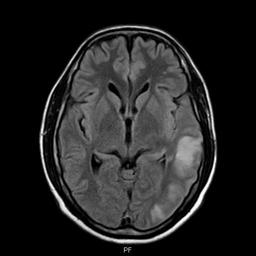
#> input picture CA1/Q5/1.jpg, 256 x 256 px; its folder holds 5 pictures in this run
$ jupyter execute --allow-errors Q5.ipynb
#> lines starting #> are read from the running program, lines starting #| are printed output that depends on the picture
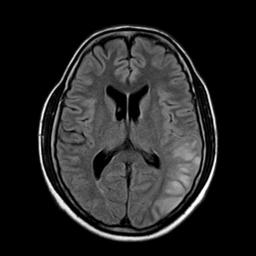
#> input picture CA1/Q5/2.jpg, 256 x 256 px
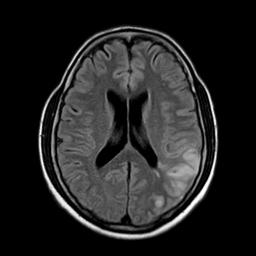
#> input picture CA1/Q5/3.jpg, 256 x 256 px
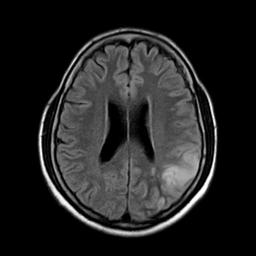
#> input picture CA1/Q5/4.jpg, 256 x 256 px
# Question 5 - Brain Tumor Detection in MRI

## Objective

Analyze brain MRI images to detect lesions using histogram analysis and image processing.

## Part 1: Histogram Matching of Left and Right Hemispheres

### Steps

1. Split each MRI image into left and right halves.
2. Compute and plot histograms for both halves.
3. Calculate a similarity metric (e.g., histogram intersection or difference).
4. Set a threshold to determine anomaly based on histogram mismatch.

## Part 2: Tumor Localization Algorithm

### Method Used: Image Subtraction + Thresholding

- Subtract the left half from the right.
- Apply thresholding to highlight regions with large intensity difference.
- This marks the area as potentially abnormal.

## Conclusion

- Histogram difference helps flag asymmetry (a sign of lesion).
- Simple subtraction-based segmentation localizes potential tumor regions effectively in symmetric MRI slices.

## Algorithm
In this question, the left and right hemispheres of each MRI image were separated manually.
Histograms were computed for both hemispheres using NumPy, and the absolute difference between the two histograms was calculated.
If the total difference exceeded a predefined threshold (0.15), the image was classified as having a potential lesion.
Otherwise, it was considered normal. This simple yet effective method allows detecting asymmetries that may indicate abnormalities.

## Note:
All operations, including histogram computation and comparison, were implemented from scratch using only NumPy and Pillow.
No high-level image processing libraries were used, making this solution eligible for the extra 30% bonus according to the assignment instructions.

[cell 1]
from PIL import Image
import numpy as np
import matplotlib.pyplot as plt


mri_paths = [f"{i}.jpg" if i != 8 else "8.jpg" for i in range(1, 9)]
#> (the rest of this cell did not finish here and is left out)
